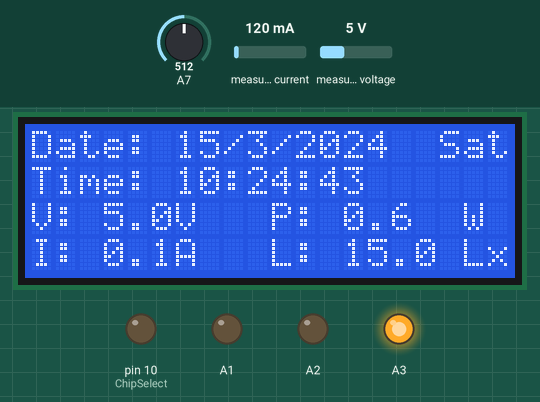
This sketch was run on a simulated Arduino Nano, built with avr-gcc and run on an emulated ATmega328P. Shown: 20×4 character LCD, output pins drawn as LEDs (lit = HIGH). Inputs (shaded band) come from the test bench; at power-on: measured current 120 mA, A7 = 512, measured voltage 5 V. The local clock reads 2024-03-15 10:24:30 at power-on unless the sketch sets it; storage starts empty.

Above: at 13.4 s.
13.5 s: measured current set to 108 mA
At 14.9 s:
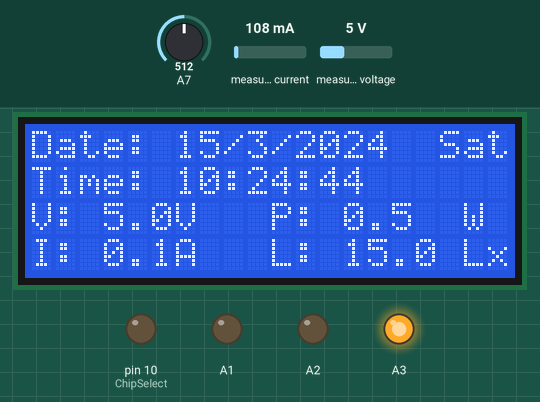
16.6 s: measured current set to 94 mA
At 17.7 s:
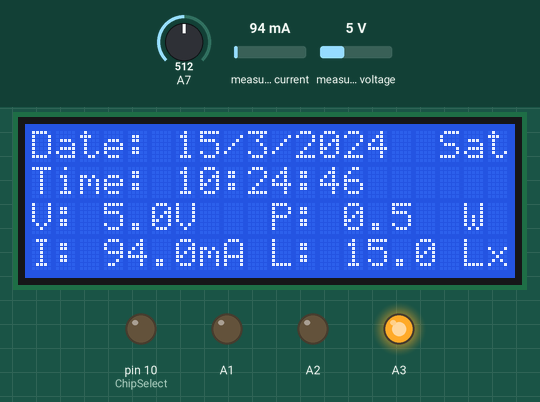
20.4 s: A7 set to 879
At 21.4 s:
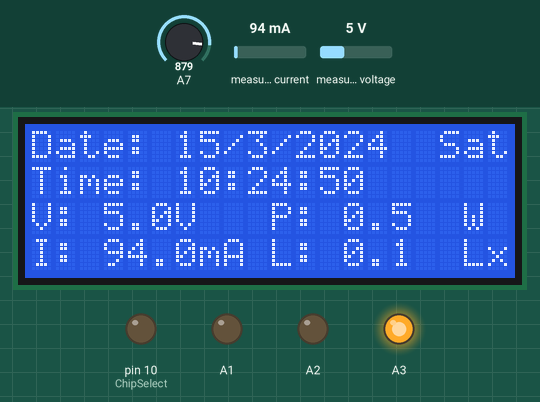
23.1 s: A7 set to 913
At 24.1 s:
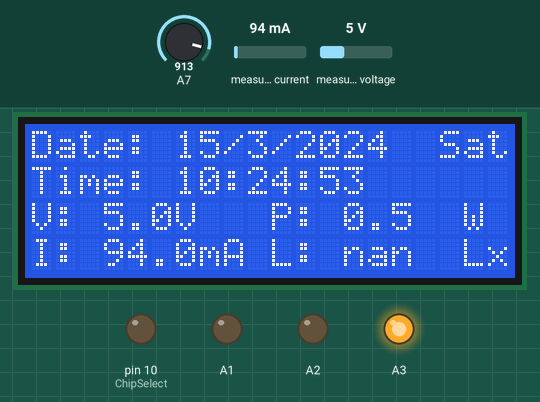
26.9 s: measured voltage set to 1.2 V
At 27.9 s:
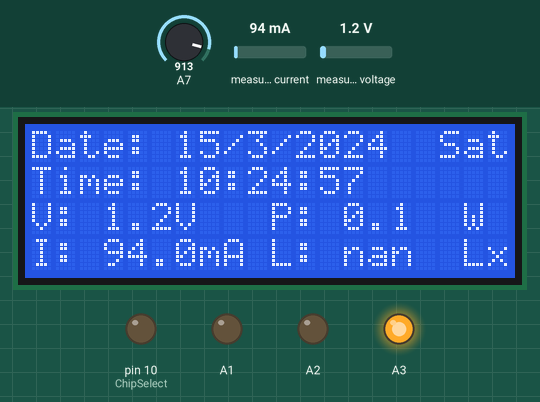
29.5 s: measured voltage set to 0.9 V
At 30.6 s:
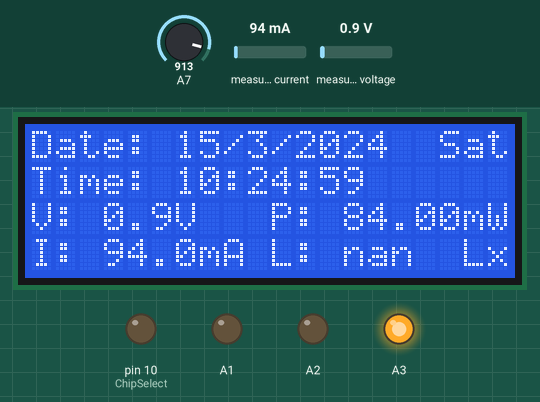
Timing chart, 0 to 32.5 s (numbered marks = the images above; inputs shaded):
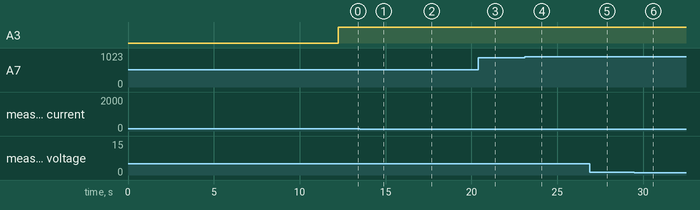

The sketch:

pv_datalogger.ino
```cpp
/*
 * <<< Del Pierro Code >>>
 * PV Datalogger Project
 * Group 2
 *
 */

#include <Wire.h>
#include <Adafruit_INA219.h>
#include <SPI.h>
#include <SD.h>
#include <elapsedMillis.h>
#include <LiquidCrystal.h>
#include <MyRealTimeClock.h>
#define timeLimit 300

/*
 *  SD card attached to SPI bus as follows;
 *  MOSI to Pin 11
 *  MISO to pin 12
 *  CLK to pin 13
 *  CS to pin 10
 */

Adafruit_INA219 ina219; // Declare and instance of INA219

elapsedMillis timeElapsed; //declare global if you don't want it reset every time loop runs

LiquidCrystal lcd(3, 4, 5, 6, 7, 8);
MyRealTimeClock myRTC(2, 9, 14);

const int ChipSelect = 10;

float volt;
float curr;
float power;
double ld_resistance;
double lux;

byte p1[8] ={
0b10000, 0b01000,
0b00010, 0b00001,
0b00010, 0b00100,
0b01000, 0b10000
};


byte p2[8] ={
0b00001, 0b00010,
0b01000, 0b10000,
0b01000, 0b00100,
0b00010, 0b00001

};


void setup() {
  // put your setup code here, to run once:

  delay(100);

  // create animation character
  lcd.createChar(1, p1);

  lcd.createChar(2, p2);

  // Begin the lcd and ina219
  lcd.begin(20, 4);
  ina219.begin();


  // Display welcome note
  welcome_note();

  // Setting the necessary pin configuration
  pinMode(14, INPUT);

  pinMode(A1, OUTPUT);
  pinMode(A2, OUTPUT);
  pinMode(A3, OUTPUT);


 // chipSelect pin for sd card
  pinMode(ChipSelect, OUTPUT);

digitalWrite(A1, LOW);
digitalWrite(A2, LOW);
digitalWrite(A3, LOW);


/* To set the current time and date in specific format
 *  uncomment the following lines below
| Second 05 | Minute 06 | Hour 04| Day 24|  Month 05 | Year 2019 |
*/
//  myRTC.setDS1302Time(00, 41, 03, 3, 19, 06, 2019);

 animate_message("Initializing the SD card...", 0);

delay(500);

lcd.setCursor(0, 1);

if (!SD.begin(ChipSelect)){

  lcd.print("Initializing failed!");
  lcd.setCursor(0, 2);
  lcd.print("Please try again");
  // do not perform any action
  while(1);
}

// create file 'data.csv' and the neccesary headers in it
  create_header("PVdata.csv");

}


void loop() {
   // read three sensors and append to the string:


  ld_resistance = ohmmeter();
  lux = ldr_lux(ld_resistance);
 voltage_current(volt, curr, power);


 String days[7] = {"Mon", "Tue", "Wed", "Thu", "Fri", "Sat", "Sun"};
lcd.clear();

 myRTC.updateTime();

 lcd.setCursor(0, 0);
 lcd.print("Date: ");

lcd.print(myRTC.dayofmonth);
lcd.print("/");
lcd.print(myRTC.month);
lcd.print("/");
lcd.print(myRTC.year);
lcd.print("  ");
lcd.print(days[myRTC.dayofweek-1]);


 lcd.setCursor(0, 1);
 lcd.print("Time: ");

 if (myRTC.hours < 10){
  lcd.print("0");
  }

 lcd.print(myRTC.hours);
lcd.print(":");

if (myRTC.minutes < 10){
  lcd.print("0");
  }

lcd.print(myRTC.minutes);
lcd.print(":");

if (myRTC.seconds < 10){
  lcd.print("0");
  }

lcd.print(myRTC.seconds);

 lcd.setCursor(0, 2);
 lcd.print("V: ");
 lcd.print(volt, 1);
  lcd.print("V");

 lcd.setCursor(10, 2);
 lcd.print("P: ");

 if(power > 100)
{

 lcd.print(power/1000, 1);
  lcd.setCursor(18, 2);
   lcd.print("W");

}else{
  lcd.print(power, 2);
   lcd.setCursor(18, 2);
   lcd.print("mW");
}


 lcd.setCursor(0, 3);

lcd.print("I: ");
if(curr > 100)
{
 lcd.print(curr/1000, 1);
   lcd.print("A");

}else{
  lcd.print(curr, 1);
   lcd.print("mA");
}

 lcd.setCursor(10, 3);
 //lcd.print("       ");
 lcd.print("L: ");
 lcd.print(lux, 1);
  lcd.setCursor(18, 3);
  lcd.print("Lx");


// Logs data every one hour
if ((timeElapsed/1000) >= timeLimit){
 save_data("PVdata.csv", curr, volt, lux, power);
  timeElapsed = 0;
}


delay(800);

}


/* --------   Methods Declaration ----------- */
/* ========================================== */


/* -----------------------------------------------------
 *  function for creating header of the table
*  where the data is recorded
*  ======================================================
 */


void create_header(String filename){

  //create instance of the file
  File datafile = SD.open(filename, FILE_WRITE);
  // create array of days

  String days[7] = {"Monday", "Tuesday", "Wednesday", "Thursday",
                  "Friday", "Saturday", "Sunday"};


  // if the file is available, write to it
  if (datafile) {
     datafile.println(",   ,   ,   ,   ,");
    datafile.println("Standalone Datalogger for photovoltaic system");
    datafile.println("PV  :,  Group 2 project ");
    datafile.print("Date : ,");

    myRTC.updateTime();

    datafile.print(myRTC.dayofmonth);
    datafile.print('/');
    datafile.print(myRTC.month);
    datafile.print('/');
    datafile.print (myRTC.year);
    datafile.println (",");

    datafile.print("Day : ,");
    datafile.println(days[myRTC.dayofweek - 1]);

    datafile.println(",   ,   ,   ,   ,");
    datafile.println("TIME,VOLTAGE (V),CURRENT (mA), LUX (lx), POWER (mW)");
    lcd.setCursor(0, 0);
    delay(100);
    datafile.close();

      // Display animations
animate_message(" Card accessed! ", 1);

lcd.clear();

  }
    // if the file isn't open, pop up an error:
  else {
    lcd.setCursor(0, 1);
  lcd.print("error opening file!");

  // do not perform any action
  while(1);

  }
}


/*  -----------------------------------------------
 *   for calculating ldr lux from measured resistance
 *  ===============================================
 */


double ldr_lux(double R1){
  /*
   lux = R^m * 10^b;
   from sunrom;
   lux = 10 R = 9k;
   lux = 1000 R = 400
   therefore m = -1.479 b = 6.849

  */

 double lux = (7.06 * pow(10, 6))*pow(R1, -1.479);
 return lux;

}


/*  ---------------------------------------------------
 *  A method for determining the resistance of the ldr
 *  auto ranging
 *  ==================================================
 */

double ohmmeter()
{

double Vout;
double R2;
double Vin = 5.00;
double R13 = 5100;


digitalWrite(A3, HIGH);

delay(100);

int V1 = analogRead(A7);


Vout = V1 * 0.004888;
R2 = Vout/((Vin-0.63-Vout)/R13);


  return R2;

  }


/*
 *  -----------------------------------------------------
 *   Method for measuring voltage and current using  ina219
 *  =====================================================
 */


void voltage_current(float &loadVoltage, float &current, float &power){

  float  busVoltage = ina219.getBusVoltage_V(); // voltage measured in volts
  current = ina219.getCurrent_mA(); // current measured in mA


  if (current < 0.8){
    current = 0.0;
  }


float shuntvoltage = ina219.getShuntVoltage_mV();  // voltage across shunt in mV
loadVoltage = busVoltage + (shuntvoltage / 1000);

  power = ina219.getPower_mW();

}


/*  ------------------------------------------
 *  A method for saving the data to the sd card
 *  ==========================================
 */


void save_data(String filename, float current, float volt, double lux, float power)
{
  File loadfile = SD.open(filename, FILE_WRITE);
  if (loadfile)
  {


    if (myRTC.hours < 10)
    {
      loadfile.print("0");
    }
    loadfile.print(myRTC.hours);
    loadfile.print(':');

    if (myRTC.minutes < 10)
    {
      loadfile.print("0");
    }
    loadfile.print(myRTC.minutes);
    loadfile.print(':');

    if (myRTC.seconds < 10)
    {
      loadfile.print("0");
    }
    loadfile.print(myRTC.seconds);
    loadfile.print (",");
    loadfile.print(volt);
    loadfile.print (",");
    loadfile.print(current);
    loadfile.print (",");
    loadfile.print(lux);
    loadfile.print (",");
    loadfile.print(power);
    loadfile.println (",");


    delay(100);

    loadfile.close();

// display animation
lcd.clear();

   for (int a = 1; a<3; ++a)
{
  lcd.setCursor(a, 1);
  lcd.write(2);
}
  lcd.setCursor(4, 1);

lcd.print("STORING DATA");

lcd.setCursor(0, 2);
 for (int a = 17; a<19; ++a)
{
  lcd.setCursor(a, 1);
  lcd.write(1);
}


for (int i = 0; i<20; i=i+2)
{

  lcd.setCursor(i-1, 2);
  lcd.print("  ");
lcd.write(1);
lcd.write(1);
delay(100);
}

lcd.clear();

  }
}


/*  ---------------------------------------
 *  A method for displaying the welcome note
 *  =======================================
 */


void welcome_note(){
  for (int a = 1; a<4; ++a)
{
  lcd.setCursor(a, 1);
  lcd.write(2);
}


  lcd.setCursor(5, 1);
lcd.print("Loading");

int timing = 1;

lcd.setCursor(0, 2);

 for (int a = 16; a<19; ++a)
{
  lcd.setCursor(a, 1);
  lcd.write(1);
}

for (int i = 0; i<20; ++i)
{
  if(timing <=3){
    lcd.setCursor(11+timing, 1);
    lcd.print(".");
    delay(200);
    timing = timing + 1;

  }

  if(timing >3){
    lcd.setCursor(12, 1);
    lcd.print("   ");
    delay(100);
    timing = 1;
  }


  lcd.setCursor(i-1, 2);
  lcd.print(" ");
lcd.write(1);
}

lcd.clear();
}


/*
 *  Display animation message
 */

void animate_message(String message, int line){

  lcd.clear();
  lcd.setCursor(0, 1);
lcd.print(message);
lcd.setCursor(0, 3);
for (int i = 1; i<18; ++i){

  lcd.setCursor(i-1, 2);
  if(line == 1) lcd.print("-");
  lcd.print(" ");
lcd.write(1);

if(line == 0) lcd.write(1);

delay(200);
}

lcd.clear();

}
```

Measured:
- the behaviour switches between 101 and 100 mA on measured current (found by bisection; images 1 and 2)
- the behaviour switches between 894 and 895 on A7 (found by bisection; images 3 and 4)
- the behaviour switches between 1.1 and 1 V on measured voltage (found by bisection; images 5 and 6)
- after the input at 16.6 s, the display: changes after 0.40 s (image 2)
- after the input at 23.1 s, the display: changes after 0.37 s (image 4)
- after the input at 29.5 s, the display: changes after 0.44 s (image 6)
- what the display in image 1 shows lasts 1.0 s, from 14.2 s to 15.2 s
